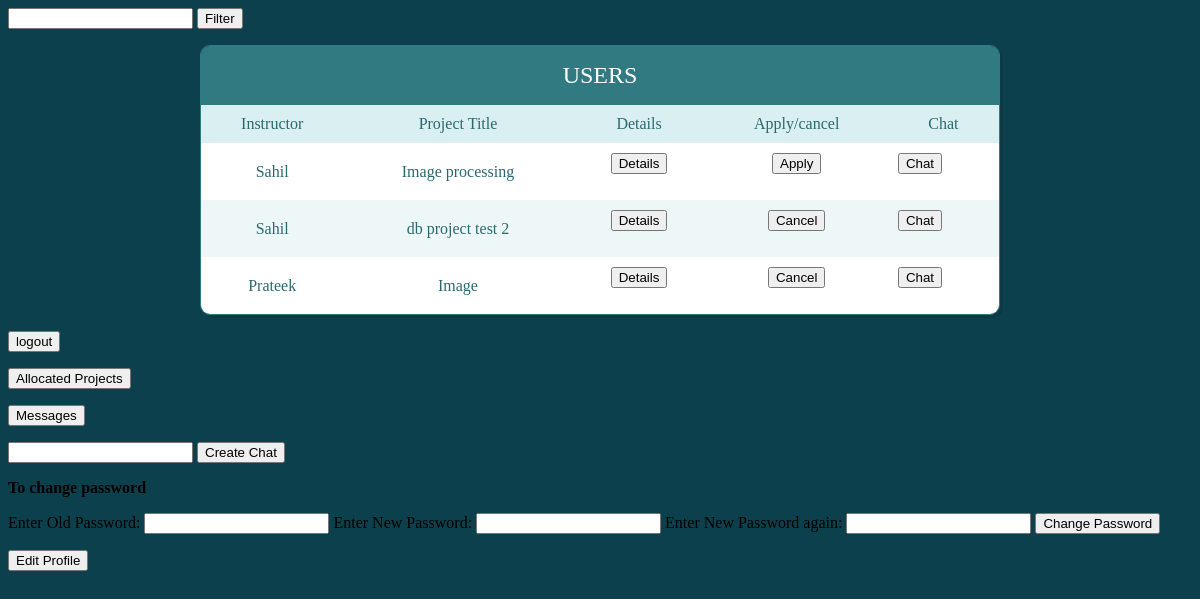
The app's page /polls/student_home/ (signed in) with its own data.
### polls/models.py (models this page shows)
class AllProjects(models.Model):
	InstructorID = models.ForeignKey(Instructors,on_delete=models.CASCADE)
	ProjectID = models.IntegerField(default=0)
	title = models.CharField(max_length=20)
	description = models.CharField(max_length=200)
	CPIcutoff = models.CharField(max_length=5)
	max_no_of_students = models.IntegerField(default=0)
	project_status = models.IntegerField(default=1)
	tag = models.CharField(max_length=50,default='')

class Instructors(models.Model):
	InstructorID = models.CharField(max_length=10)
	Name = models.CharField(max_length=30)
	Password = models.CharField(max_length=20)

### polls/views.py (the view)
# urls.py: path('student_home/', views.student_home, name='student_home'),
def student_home(request):
	if request.session.get('stud') != None:
		student_id = request.session['stud']
		student1 = Students.objects.get(StudentID=student_id)
		student = model_to_dict(student1)
		project_list = AllProjects.objects.filter(CPIcutoff__lte = student['CPI'], project_status=1)
		applied_projects = UpdatedProject.objects.values_list('project',flat=True).filter(StudentID__StudentID=student_id,project__project_status=1)
		project2=[]
		for i in applied_projects:
			temp_proj = AllProjects.objects.get(pk=i)
			project2.append(temp_proj)
		print(project2)
		project_list = set(project_list).difference(set(project2))
		applied_projects = UpdatedProject.objects.values_list('project',flat=True).filter(StudentID__StudentID=student_id,project__project_status=1,accept=0)
		project2=[]
		for i in applied_projects:
			temp_proj = AllProjects.objects.get(pk=i)
			project2.append(temp_proj)
		return render(request, 'polls/student_home.html', {'project_list':project_list,'project2':project2,'change_pass':0})
	else:
		return redirect('polls:login')

### polls/templates/polls/student_home.html (shortened to what this page needs)
<html>
<form action={% url 'polls:student_filter_project' %} method="post">
      <input id="filter_tag" type="text" name="filter_tag">
      <input type="submit" value="Filter">
</form>
<div class="table-users">
    <div class="header">Users</div>
  <table cellspacing="0">
  <tr>
    <th>Instructor</th>
    <th>Project Title</th>
    <th>Details</th>
    <th>Apply/cancel</th>
    <th>Chat</th>
  </tr>
  {% for projects in project_list %}
    <tr>
      <td>{{projects.InstructorID.Name}}</td>
      <td>{{projects.title}}</td>
      <td>
        <form action={% url 'polls:student_project_detail' %} method="post">{% csrf_token %}{{ form }}
          <input type="submit" value="Details">
        </form>
      </td>
      <td>
        <form action={% url 'polls:student_project_apply' %} method="post">{% csrf_token %}{{ form }}
          <input type="submit" value="Apply">
        </form>
      </td>
      <td>
        <form action={% url 'polls:chat_detail' %} method="post">{% csrf_token %}{{ form }}
          <input type="submit" value="Chat">
        </form>
      </td>
    </tr>
  {% endfor %}
  {% for projects in project2 %}
    <tr>
      <td>{{projects.InstructorID.Name}}</td>
      <td>{{projects.title}}</td>
      <td>
        <form action={% url 'polls:student_project_detail' %} method="post">{% csrf_token %}{{ form }}
          <input type="submit" value="Details">
        </form>
      </td>
      <td>
        <form action={% url 'polls:student_project_cancel' %} method="post">{% csrf_token %}{{ form }}
          <input type="submit" value="Cancel">
        </form>
      </td>
      <td>
        <form action={% url 'polls:chat_detail' %} method="post">{% csrf_token %}{{ form }}
          <input type="submit" value="Chat">
        </form>
      </td>
    </tr>
  {% endfor %}
</table>
</div>
<form action={% url 'polls:logout' %} method="post">
      <input type="submit" value="logout">
</form>
<form action={% url 'polls:student_allocated_projects' %} method="post">
      <input type="submit" value="Allocated Projects">
</form>
<form action={% url 'polls:student_show_messages' %} method="post">
      <input type="submit" value="Messages">
</form>
<form action={% url 'polls:student_create_chat' %} method="post">
      <input id="instructorid" type="text" name="instructorid">
      <input type="submit" value="Create Chat">
</form>
<p><b>To change password</b>
<form action={% url 'polls:change_password' %} method="post">
      <label for="oldpass">Enter Old Password: </label>
      <input id="oldpass" type="text" name="oldpass">
      <label for="newpass">Enter New Password: </label>
      <input id="newpass" type="text" name="newpass">
      <label for="newpassagain">Enter New Password again: </label>
      <input id="newpassagain" type="text" name="newpassagain">
      <input type="submit" value="Change Password">
</form>
</p>
<form action={% url 'polls:student_edit_profile' %} method="post">
    <input type="submit" value="Edit Profile">
</form>
</html>

### polls/templates/polls/student_home.html (style rules this page uses)
body * { box-sizing: border-box; }
.header { background-color: #327a81; color: white; font-size: 1.5em; padding: 1rem; text-align: center; text-transform: uppercase; }
.table-users { border: 1px solid #327a81; border-radius: 10px; box-shadow: 3px 3px 0 rgba(0, 0, 0, 0.1); max-width: calc(100% - 2em); margin: 1em auto; overflow: hidden; width: 800px; }
table { width: 100%; }
table td, table th { color: #2b686e; padding: 10px; }
table td { text-align: center; vertical-align: middle; }
table td:last-child { font-size: 0.95em; line-height: 1.4; text-align: left; }
table th { background-color: #daeff1; font-weight: 300; }
table tr:nth-child(2n) { background-color: white; }
table tr:nth-child(2n+1) { background-color: #edf7f8; }

### records on screen
AllProjects: InstructorID.Name "Sahil", title "Image processing"
AllProjects: InstructorID.Name "Sahil", title "db project test 2"
AllProjects: InstructorID.Name "Prateek", title "Image"
